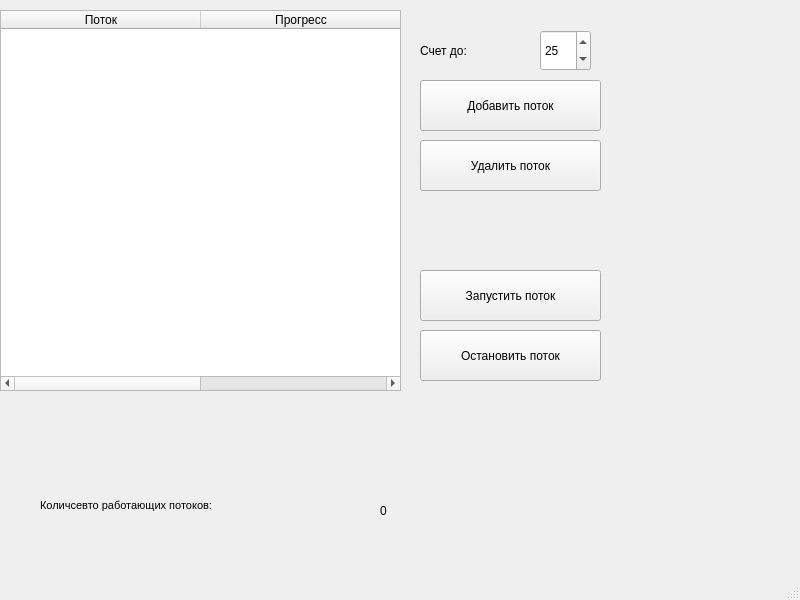
<?xml version="1.0" encoding="UTF-8"?>
<ui version="4.0">
 <class>MainWindow</class>
 <widget class="QMainWindow" name="MainWindow">
  <property name="geometry">
   <rect>
    <x>0</x>
    <y>0</y>
    <width>800</width>
    <height>600</height>
   </rect>
  </property>
  <property name="windowTitle">
   <string>MainWindow</string>
  </property>
  <widget class="QWidget" name="centralwidget">
   <widget class="QTableWidget" name="tableWidget">
    <property name="geometry">
     <rect>
      <x>0</x>
      <y>10</y>
      <width>401</width>
      <height>381</height>
     </rect>
    </property>
    <attribute name="horizontalHeaderCascadingSectionResizes">
     <bool>false</bool>
    </attribute>
    <attribute name="horizontalHeaderDefaultSectionSize">
     <number>200</number>
    </attribute>
    <column>
     <property name="text">
      <string>Поток</string>
     </property>
    </column>
    <column>
     <property name="text">
      <string>Прогресс</string>
     </property>
    </column>
   </widget>
   <widget class="QPushButton" name="add_threadButton">
    <property name="geometry">
     <rect>
      <x>420</x>
      <y>80</y>
      <width>181</width>
      <height>51</height>
     </rect>
    </property>
    <property name="text">
     <string>Добавить поток</string>
    </property>
   </widget>
   <widget class="QPushButton" name="delete_threadButton">
    <property name="geometry">
     <rect>
      <x>420</x>
      <y>140</y>
      <width>181</width>
      <height>51</height>
     </rect>
    </property>
    <property name="text">
     <string>Удалить поток</string>
    </property>
   </widget>
   <widget class="QPushButton" name="start_threadpushButton">
    <property name="geometry">
     <rect>
      <x>420</x>
      <y>270</y>
      <width>181</width>
      <height>51</height>
     </rect>
    </property>
    <property name="text">
     <string>Запустить поток</string>
    </property>
   </widget>
   <widget class="QPushButton" name="stop_threadpushButton">
    <property name="geometry">
     <rect>
      <x>420</x>
      <y>330</y>
      <width>181</width>
      <height>51</height>
     </rect>
    </property>
    <property name="text">
     <string>Остановить поток</string>
    </property>
   </widget>
   <widget class="QSpinBox" name="spinBox">
    <property name="geometry">
     <rect>
      <x>540</x>
      <y>30</y>
      <width>51</width>
      <height>41</height>
     </rect>
    </property>
    <property name="minimum">
     <number>1</number>
    </property>
    <property name="maximum">
     <number>100</number>
    </property>
    <property name="value">
     <number>25</number>
    </property>
   </widget>
   <widget class="QLabel" name="label">
    <property name="geometry">
     <rect>
      <x>420</x>
      <y>30</y>
      <width>111</width>
      <height>41</height>
     </rect>
    </property>
    <property name="text">
     <string>Счет до:</string>
    </property>
   </widget>
   <widget class="QLabel" name="label_2">
    <property name="geometry">
     <rect>
      <x>40</x>
      <y>460</y>
      <width>371</width>
      <height>91</height>
     </rect>
    </property>
    <property name="font">
     <font>
      <pointsize>8</pointsize>
     </font>
    </property>
    <property name="text">
     <string>Количсевто работающих потоков: </string>
    </property>
   </widget>
   <widget class="QLabel" name="pot">
    <property name="geometry">
     <rect>
      <x>380</x>
      <y>500</y>
      <width>61</width>
      <height>21</height>
     </rect>
    </property>
    <property name="text">
     <string>0</string>
    </property>
   </widget>
  </widget>
  <widget class="QMenuBar" name="menubar">
   <property name="geometry">
    <rect>
     <x>0</x>
     <y>0</y>
     <width>800</width>
     <height>21</height>
    </rect>
   </property>
  </widget>
  <widget class="QStatusBar" name="statusbar"/>
 </widget>
 <resources/>
 <connections/>
</ui>
